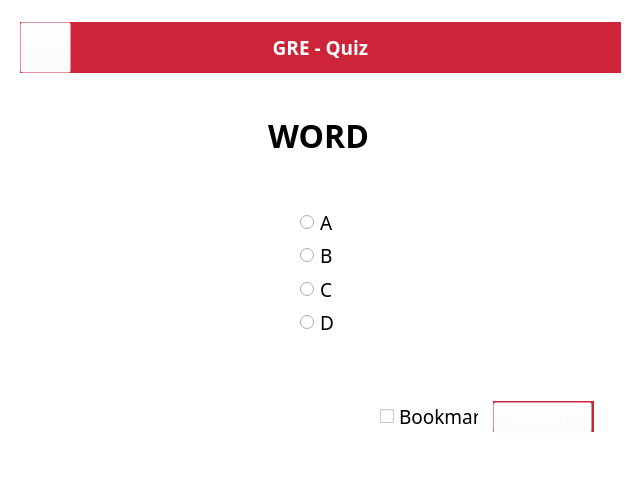
<?xml version="1.0" encoding="UTF-8"?>
<ui version="4.0">
 <class>QuizWindow</class>
 <widget class="QWidget" name="QuizWindow">
  <property name="geometry">
   <rect>
    <x>0</x>
    <y>0</y>
    <width>640</width>
    <height>480</height>
   </rect>
  </property>
  <property name="font">
   <font>
    <family>Ubuntu Condensed</family>
    <pointsize>14</pointsize>
   </font>
  </property>
  <property name="windowTitle">
   <string>GRE Vocab Builder</string>
  </property>
  <property name="styleSheet">
   <string notr="true">background-color: rgb(255, 255, 255);
color: rgb(0, 0, 0);</string>
  </property>
  <widget class="QPushButton" name="mainmenu_btn">
   <property name="geometry">
    <rect>
     <x>20</x>
     <y>22</y>
     <width>51</width>
     <height>51</height>
    </rect>
   </property>
   <property name="cursor">
    <cursorShape>PointingHandCursor</cursorShape>
   </property>
   <property name="styleSheet">
    <string notr="true">background-color: rgba(255, 255, 255, 0);</string>
   </property>
   <property name="text">
    <string/>
   </property>
   <property name="icon">
    <iconset>
     <normaloff>menu.png</normaloff>menu.png</iconset>
   </property>
   <property name="iconSize">
    <size>
     <width>25</width>
     <height>25</height>
    </size>
   </property>
   <property name="flat">
    <bool>false</bool>
   </property>
  </widget>
  <widget class="QLabel" name="labheader">
   <property name="geometry">
    <rect>
     <x>20</x>
     <y>22</y>
     <width>601</width>
     <height>51</height>
    </rect>
   </property>
   <property name="font">
    <font>
     <family>Ubuntu Condensed</family>
     <pointsize>14</pointsize>
     <weight>75</weight>
     <bold>true</bold>
    </font>
   </property>
   <property name="styleSheet">
    <string notr="true">background-color: rgb(206, 36, 57);
color: rgb(255, 255, 255);</string>
   </property>
   <property name="text">
    <string>GRE - Quiz</string>
   </property>
   <property name="alignment">
    <set>Qt::AlignCenter</set>
   </property>
  </widget>
  <widget class="QLabel" name="labword">
   <property name="geometry">
    <rect>
     <x>8</x>
     <y>110</y>
     <width>621</width>
     <height>51</height>
    </rect>
   </property>
   <property name="font">
    <font>
     <family>Ubuntu Condensed</family>
     <pointsize>24</pointsize>
     <weight>75</weight>
     <bold>true</bold>
    </font>
   </property>
   <property name="lineWidth">
    <number>0</number>
   </property>
   <property name="text">
    <string>WORD</string>
   </property>
   <property name="alignment">
    <set>Qt::AlignCenter</set>
   </property>
   <property name="wordWrap">
    <bool>true</bool>
   </property>
  </widget>
  <widget class="QCheckBox" name="bookmark_cb">
   <property name="geometry">
    <rect>
     <x>380</x>
     <y>405</y>
     <width>99</width>
     <height>22</height>
    </rect>
   </property>
   <property name="cursor">
    <cursorShape>PointingHandCursor</cursorShape>
   </property>
   <property name="styleSheet">
    <string notr="true">font: 14pt &quot;Ubuntu Condensed&quot;;</string>
   </property>
   <property name="text">
    <string>Bookmark</string>
   </property>
  </widget>
  <widget class="QPushButton" name="btn_next">
   <property name="geometry">
    <rect>
     <x>493</x>
     <y>402</y>
     <width>99</width>
     <height>31</height>
    </rect>
   </property>
   <property name="font">
    <font>
     <family>Ubuntu Condensed</family>
     <pointsize>14</pointsize>
    </font>
   </property>
   <property name="cursor">
    <cursorShape>PointingHandCursor</cursorShape>
   </property>
   <property name="styleSheet">
    <string notr="true">background-color: rgba(255, 255, 255, 0);
color: rgb(255, 255, 255);</string>
   </property>
   <property name="text">
    <string>SUBMIT</string>
   </property>
  </widget>
  <widget class="QLabel" name="labnext">
   <property name="geometry">
    <rect>
     <x>493</x>
     <y>401</y>
     <width>101</width>
     <height>31</height>
    </rect>
   </property>
   <property name="font">
    <font>
     <family>Ubuntu Condensed</family>
     <pointsize>14</pointsize>
     <weight>75</weight>
     <bold>true</bold>
    </font>
   </property>
   <property name="styleSheet">
    <string notr="true">background-color: rgb(206, 36, 57);
color: rgb(255, 255, 255);</string>
   </property>
   <property name="text">
    <string/>
   </property>
   <property name="alignment">
    <set>Qt::AlignCenter</set>
   </property>
  </widget>
  <widget class="QWidget" name="">
   <property name="geometry">
    <rect>
     <x>10</x>
     <y>208</y>
     <width>601</width>
     <height>128</height>
    </rect>
   </property>
   <layout class="QGridLayout" name="gridLayout">
    <item row="0" column="0">
     <spacer name="horizontalSpacer">
      <property name="orientation">
       <enum>Qt::Horizontal</enum>
      </property>
      <property name="sizeHint" stdset="0">
       <size>
        <width>40</width>
        <height>20</height>
       </size>
      </property>
     </spacer>
    </item>
    <item row="0" column="1">
     <widget class="QLabel" name="A_indicator">
      <property name="maximumSize">
       <size>
        <width>20</width>
        <height>20</height>
       </size>
      </property>
      <property name="text">
       <string/>
      </property>
     </widget>
    </item>
    <item row="0" column="2">
     <widget class="QRadioButton" name="rbutopA">
      <property name="cursor">
       <cursorShape>PointingHandCursor</cursorShape>
      </property>
      <property name="styleSheet">
       <string notr="true">font: 14pt &quot;Ubuntu Condensed&quot;;</string>
      </property>
      <property name="text">
       <string>A</string>
      </property>
      <property name="checkable">
       <bool>true</bool>
      </property>
      <property name="checked">
       <bool>false</bool>
      </property>
     </widget>
    </item>
    <item row="0" column="3">
     <spacer name="horizontalSpacer_5">
      <property name="orientation">
       <enum>Qt::Horizontal</enum>
      </property>
      <property name="sizeHint" stdset="0">
       <size>
        <width>40</width>
        <height>20</height>
       </size>
      </property>
     </spacer>
    </item>
    <item row="1" column="0">
     <spacer name="horizontalSpacer_2">
      <property name="orientation">
       <enum>Qt::Horizontal</enum>
      </property>
      <property name="sizeHint" stdset="0">
       <size>
        <width>40</width>
        <height>20</height>
       </size>
      </property>
     </spacer>
    </item>
    <item row="1" column="1">
     <widget class="QLabel" name="B_indicator">
      <property name="maximumSize">
       <size>
        <width>20</width>
        <height>20</height>
       </size>
      </property>
      <property name="text">
       <string/>
      </property>
     </widget>
    </item>
    <item row="1" column="2">
     <widget class="QRadioButton" name="rbutopB">
      <property name="cursor">
       <cursorShape>PointingHandCursor</cursorShape>
      </property>
      <property name="styleSheet">
       <string notr="true">font: 14pt &quot;Ubuntu Condensed&quot;;</string>
      </property>
      <property name="text">
       <string>B</string>
      </property>
     </widget>
    </item>
    <item row="1" column="3">
     <spacer name="horizontalSpacer_6">
      <property name="orientation">
       <enum>Qt::Horizontal</enum>
      </property>
      <property name="sizeHint" stdset="0">
       <size>
        <width>40</width>
        <height>20</height>
       </size>
      </property>
     </spacer>
    </item>
    <item row="2" column="0">
     <spacer name="horizontalSpacer_3">
      <property name="orientation">
       <enum>Qt::Horizontal</enum>
      </property>
      <property name="sizeHint" stdset="0">
       <size>
        <width>40</width>
        <height>20</height>
       </size>
      </property>
     </spacer>
    </item>
    <item row="2" column="1">
     <widget class="QLabel" name="C_indicator">
      <property name="maximumSize">
       <size>
        <width>20</width>
        <height>20</height>
       </size>
      </property>
      <property name="text">
       <string/>
      </property>
     </widget>
    </item>
    <item row="2" column="2">
     <widget class="QRadioButton" name="rbutopC">
      <property name="cursor">
       <cursorShape>PointingHandCursor</cursorShape>
      </property>
      <property name="styleSheet">
       <string notr="true">font: 14pt &quot;Ubuntu Condensed&quot;;</string>
      </property>
      <property name="text">
       <string>C</string>
      </property>
     </widget>
    </item>
    <item row="2" column="3">
     <spacer name="horizontalSpacer_7">
      <property name="orientation">
       <enum>Qt::Horizontal</enum>
      </property>
      <property name="sizeHint" stdset="0">
       <size>
        <width>40</width>
        <height>20</height>
       </size>
      </property>
     </spacer>
    </item>
    <item row="3" column="0">
     <spacer name="horizontalSpacer_4">
      <property name="orientation">
       <enum>Qt::Horizontal</enum>
      </property>
      <property name="sizeHint" stdset="0">
       <size>
        <width>40</width>
        <height>20</height>
       </size>
      </property>
     </spacer>
    </item>
    <item row="3" column="1">
     <widget class="QLabel" name="D_indicator">
      <property name="maximumSize">
       <size>
        <width>20</width>
        <height>20</height>
       </size>
      </property>
      <property name="text">
       <string/>
      </property>
     </widget>
    </item>
    <item row="3" column="2">
     <widget class="QRadioButton" name="rbutopD">
      <property name="cursor">
       <cursorShape>PointingHandCursor</cursorShape>
      </property>
      <property name="styleSheet">
       <string notr="true">font: 14pt &quot;Ubuntu Condensed&quot;;</string>
      </property>
      <property name="text">
       <string>D</string>
      </property>
     </widget>
    </item>
    <item row="3" column="3">
     <spacer name="horizontalSpacer_8">
      <property name="orientation">
       <enum>Qt::Horizontal</enum>
      </property>
      <property name="sizeHint" stdset="0">
       <size>
        <width>40</width>
        <height>20</height>
       </size>
      </property>
     </spacer>
    </item>
   </layout>
  </widget>
  <zorder>labnext</zorder>
  <zorder>labheader</zorder>
  <zorder>mainmenu_btn</zorder>
  <zorder>labword</zorder>
  <zorder>rbutopD</zorder>
  <zorder>rbutopC</zorder>
  <zorder>rbutopB</zorder>
  <zorder>rbutopA</zorder>
  <zorder>bookmark_cb</zorder>
  <zorder>btn_next</zorder>
  <zorder>D_indicator</zorder>
  <zorder>B_indicator</zorder>
  <zorder>C_indicator</zorder>
  <zorder>A_indicator</zorder>
  <zorder>horizontalSpacer</zorder>
  <zorder>horizontalSpacer_2</zorder>
  <zorder>horizontalSpacer_3</zorder>
  <zorder>horizontalSpacer_4</zorder>
  <zorder>horizontalSpacer_5</zorder>
  <zorder>horizontalSpacer_6</zorder>
  <zorder>horizontalSpacer_7</zorder>
  <zorder>horizontalSpacer_8</zorder>
 </widget>
 <resources/>
 <connections/>
</ui>
